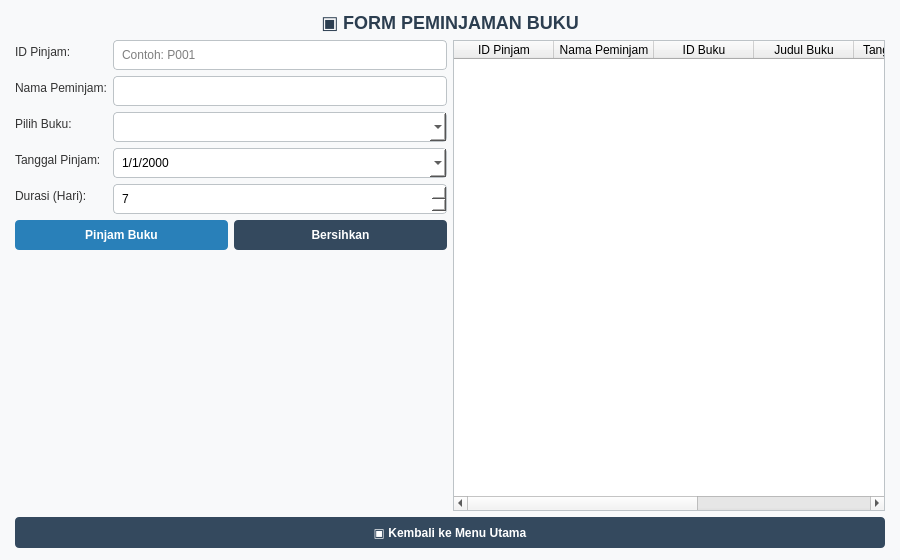
<?xml version="1.0" encoding="UTF-8"?>
<ui version="4.0">
 <class>PinjamBukuWindow</class>
 <widget class="QMainWindow" name="PinjamBukuWindow">
  <property name="geometry"><rect><x>0</x><y>0</y><width>900</width><height>560</height></rect></property>
  <property name="windowTitle"><string>Perpustakaan - Form Peminjaman Buku</string></property>
  <property name="styleSheet"><string notr="true">QMainWindow { background-color: #F8F9FA; }
QLabel#lblTitle { font-size: 18px; font-weight: bold; color: #2C3E50; }
QLabel { font-size: 12px; color: #333; }
QLineEdit, QComboBox, QDateEdit, QSpinBox { padding: 6px; border: 1px solid #BDC3C7; border-radius: 4px; background-color: white; }
QLineEdit:focus, QComboBox:focus, QDateEdit:focus, QSpinBox:focus { border: 1px solid #3498DB; }
QPushButton { background-color: #34495E; color: white; border: none; border-radius: 4px; padding: 8px 15px; font-weight: bold; }
QPushButton:hover { background-color: #415B76; }
QPushButton#btnPinjam { background-color: #2980B9; } QPushButton#btnPinjam:hover { background-color: #3498DB; }
QTableWidget { background-color: white; border: 1px solid #BDC3C7; gridline-color: #ECF0F1; }</string></property>
  <widget class="QWidget" name="centralwidget">
   <layout class="QVBoxLayout" name="mainLayout">
    <property name="leftMargin"><number>15</number></property><property name="topMargin"><number>12</number></property><property name="rightMargin"><number>15</number></property><property name="bottomMargin"><number>12</number></property>
    <item><widget class="QLabel" name="lblTitle"><property name="text"><string>▣ FORM PEMINJAMAN BUKU</string></property><property name="alignment"><set>Qt::AlignCenter</set></property></widget></item>
    <item><layout class="QHBoxLayout" name="contentLayout">
     <item><layout class="QVBoxLayout" name="formLayout">
      <item><layout class="QFormLayout" name="fieldsLayout">
       <item row="0" column="0"><widget class="QLabel" name="labelId"><property name="text"><string>ID Pinjam:</string></property></widget></item><item row="0" column="1"><widget class="QLineEdit" name="txtIdPinjam"><property name="placeholderText"><string>Contoh: P001</string></property></widget></item>
       <item row="1" column="0"><widget class="QLabel" name="labelNama"><property name="text"><string>Nama Peminjam:</string></property></widget></item><item row="1" column="1"><widget class="QLineEdit" name="txtNamaPeminjam"/></item>
       <item row="2" column="0"><widget class="QLabel" name="labelBuku"><property name="text"><string>Pilih Buku:</string></property></widget></item><item row="2" column="1"><widget class="QComboBox" name="cmbBuku"/></item>
       <item row="3" column="0"><widget class="QLabel" name="labelTanggal"><property name="text"><string>Tanggal Pinjam:</string></property></widget></item><item row="3" column="1"><widget class="QDateEdit" name="datePinjam"><property name="calendarPopup"><bool>true</bool></property><property name="displayFormat"><string>d/M/yyyy</string></property></widget></item>
       <item row="4" column="0"><widget class="QLabel" name="labelDurasi"><property name="text"><string>Durasi (Hari):</string></property></widget></item><item row="4" column="1"><widget class="QSpinBox" name="spinDurasi"><property name="minimum"><number>1</number></property><property name="maximum"><number>365</number></property><property name="value"><number>7</number></property></widget></item>
      </layout></item>
      <item><layout class="QHBoxLayout" name="buttonLayout"><item><widget class="QPushButton" name="btnPinjam"><property name="text"><string>Pinjam Buku</string></property></widget></item><item><widget class="QPushButton" name="btnBersihkan"><property name="text"><string>Bersihkan</string></property></widget></item></layout></item>
      <item><spacer name="formSpacer"><property name="orientation"><enum>Qt::Vertical</enum></property><property name="sizeHint" stdset="0"><size><width>20</width><height>30</height></size></property></spacer></item>
     </layout></item>
     <item><widget class="QTableWidget" name="tablePeminjaman"><property name="columnCount"><number>7</number></property><property name="rowCount"><number>0</number></property><column><property name="text"><string>ID Pinjam</string></property></column><column><property name="text"><string>Nama Peminjam</string></property></column><column><property name="text"><string>ID Buku</string></property></column><column><property name="text"><string>Judul Buku</string></property></column><column><property name="text"><string>Tanggal Pinjam</string></property></column><column><property name="text"><string>Durasi</string></property></column><column><property name="text"><string>Status</string></property></column></widget></item>
    </layout></item>
    <item><widget class="QPushButton" name="btnKembali"><property name="text"><string>▣ Kembali ke Menu Utama</string></property></widget></item>
   </layout>
  </widget>
 </widget><resources/><connections/>
</ui>
